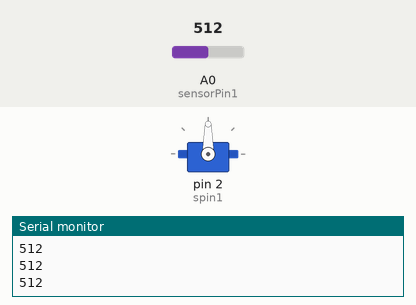
Bench run of a sketch on a simulated Arduino Uno, built with avr-gcc and run on an emulated ATmega328P. Parts: servo, the last lines printed to the serial monitor. The inputs (shaded band) are chosen by the test bench; at power-on: A0 (sensorPin1) = 512.

Above: at 1.2 s.
1.3 s: A0 (sensorPin1) set to 491
At 2.5 s:
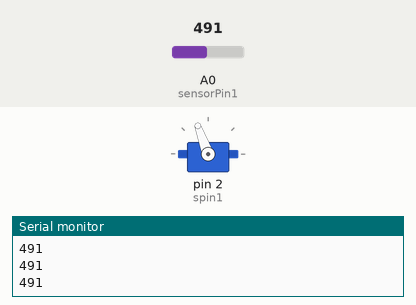
2.8 s: A0 (sensorPin1) set to 510
At 4.0 s:
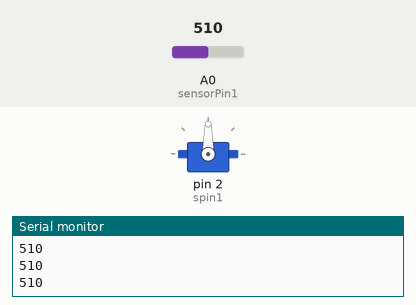
4.3 s: A0 (sensorPin1) set to 490
At 5.1 s:
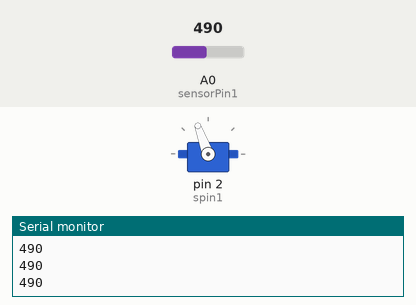
Timing chart, 0 to 7.3 s (numbered marks = the images above; inputs shaded):
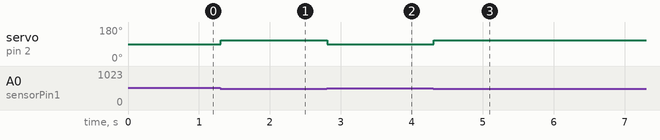

The sketch:

KidoLighting_-_Servo_Code.ino
```cpp
// KidoLighting - The Servo's Circuit
// MDes in Digital Future, OCAD University
// Emotive Objects Project - Creation & Computation Course, Nick Pucket
// Mona Safari, Victoria Gottardi, Firaas Khan

#include <Servo.h>

Servo cntServo1;
int spin1 = 2;

int lightValue1;
int sensorPin1 = A0;
void setup() {

  cntServo1.attach(spin1);
  Serial.begin(9600);

}

void loop()
 {
lightValue1 = analogRead(sensorPin1);
Serial.println(lightValue1);

if(lightValue1<500){
  cntServo1.write(110);

}
  else {

    cntServo1.write(90);
   // Serial.println(lightValue1);
  }
 // cntServo1.write(85);
}
```

Measured:
- the behaviour switches between 500 and 499 on A0 (sensorPin1) (found by bisection; images 0 and 1)
- after the input at 1.3 s, servo on pin 2 (spin1): 90° → 110° at once
- after the input at 2.8 s, servo on pin 2 (spin1): 110° → 90° at once
- after the input at 4.3 s, servo on pin 2 (spin1): 90° → 110° at once
